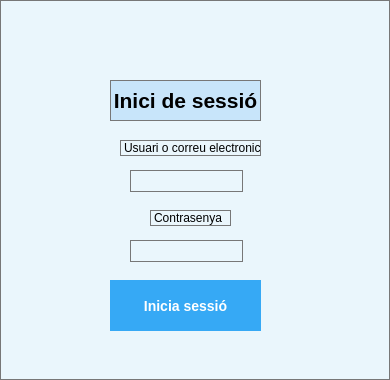
<?xml version="1.0" encoding="UTF-8"?>
<ui version="4.0">
 <class>Form</class>
 <widget class="QWidget" name="Form">
  <property name="geometry">
   <rect>
    <x>0</x>
    <y>0</y>
    <width>390</width>
    <height>380</height>
   </rect>
  </property>
  <property name="windowTitle">
   <string>Form</string>
  </property>
  <property name="styleSheet">
   <string notr="true">background-color: #eaf6fc;
border: 1px solid #777777;</string>
  </property>
  <widget class="QLabel" name="label">
   <property name="geometry">
    <rect>
     <x>110</x>
     <y>80</y>
     <width>151</width>
     <height>41</height>
    </rect>
   </property>
   <property name="font">
    <font>
     <pointsize>16</pointsize>
     <bold>true</bold>
    </font>
   </property>
   <property name="styleSheet">
    <string notr="true">background-color: #c8e5fa;
border: 1px solid #777777;</string>
   </property>
   <property name="text">
    <string>Inici de sessió</string>
   </property>
   <property name="alignment">
    <set>Qt::AlignmentFlag::AlignCenter</set>
   </property>
  </widget>
  <widget class="QLabel" name="label_2">
   <property name="geometry">
    <rect>
     <x>120</x>
     <y>140</y>
     <width>141</width>
     <height>16</height>
    </rect>
   </property>
   <property name="text">
    <string>Usuari o correu electronic</string>
   </property>
  </widget>
  <widget class="QLabel" name="label_3">
   <property name="geometry">
    <rect>
     <x>150</x>
     <y>210</y>
     <width>81</width>
     <height>16</height>
    </rect>
   </property>
   <property name="text">
    <string>Contrasenya</string>
   </property>
  </widget>
  <widget class="QLineEdit" name="lineEditUsuario">
   <property name="geometry">
    <rect>
     <x>130</x>
     <y>170</y>
     <width>113</width>
     <height>22</height>
    </rect>
   </property>
  </widget>
  <widget class="QLineEdit" name="lineEditContrasenya">
   <property name="geometry">
    <rect>
     <x>130</x>
     <y>240</y>
     <width>113</width>
     <height>22</height>
    </rect>
   </property>
   <property name="echoMode">
    <enum>QLineEdit::EchoMode::PasswordEchoOnEdit</enum>
   </property>
  </widget>
  <widget class="QPushButton" name="pushButton">
   <property name="geometry">
    <rect>
     <x>110</x>
     <y>280</y>
     <width>151</width>
     <height>51</height>
    </rect>
   </property>
   <property name="styleSheet">
    <string notr="true">background-color: #36a9f5;
color: white;
border: none;
font-weight: bold;
font-size: 14px;
padding: 8px;</string>
   </property>
   <property name="text">
    <string>Inicia sessió</string>
   </property>
  </widget>
 </widget>
 <resources/>
 <connections/>
</ui>
